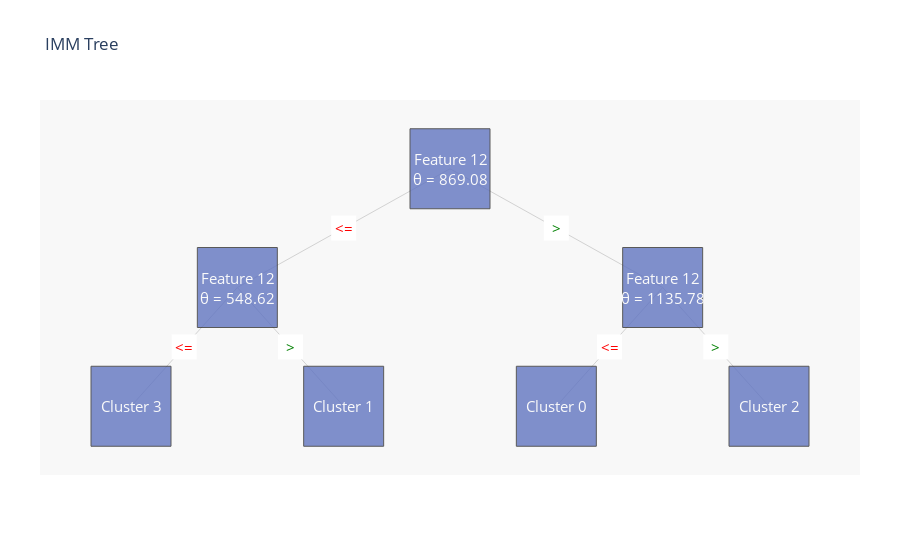

Notebook code for this chart:
### Code cell
#initialize with n clusters
imm = Extractor.imm(n_cluster)
imm.fit(X_train)
imm.drawTree()

Y_pred_2=imm.predict_on_more_data(X_test)

print('rand_score is: ',metrics.rand_score(Y_test,Y_pred_2),' , ARI score is : ',metrics.adjusted_rand_score(Y_test,Y_pred_2),' , AMI score is: ',metrics.adjusted_mutual_info_score(Y_test,Y_pred_2),' , silhoutte score is: ',metrics.silhouette_score(X_test,Y_pred_2))

### Figure 1 — Plotly figure (JSON) as saved in the notebook; plotly's stock layout.template omitted (floating-point values rounded to 4 significant figures)
{"data": [{"hoverinfo": "none", "line": {"color": "rgb(210,210,210)", "width": 1}, "mode": "lines", "type": "scatter", "x": [0, -1, null, 0, 1, null, -1, -1.5, null, -1, -0.5, null, 1, 0.5, null, 1, 1.5, null], "y": [4, 3, null, 4, 3, null, 3, 2, null, 3, 2, null, 3, 2, null, 3, 2, null]}, {"hoverinfo": "none", "marker": {"color": "#6175c1", "line": {"color": "rgb(50,50,50)", "width": 1}, "size": 80, "symbol": "square"}, "mode": "markers", "name": "bla", "opacity": 0.8, "text": ["Feature 12<br>θ = 869.08", "Feature 12<br>θ = 548.62", "Cluster 3", "Cluster 1", "Feature 12<br>θ = 1135.78", "Cluster 0", "Cluster 2"], "type": "scatter", "x": [0, -1, -1.5, -0.5, 1, 0.5, 1.5], "y": [4, 3, 2, 2, 3, 2, 2]}, {"hoverinfo": "none", "marker": {"color": "#FFFFFF", "line": {"color": "rgb(250,250,250)", "width": 0}, "size": 25, "symbol": "square"}, "mode": "markers", "name": "bla", "opacity": 1, "type": "scatter", "x": [-0.5, 0.5, -1.25, -0.75, 0.75, 1.25], "y": [3.5, 3.5, 2.5, 2.5, 2.5, 2.5]}], "layout": {"annotations": [{"font": {"color": "rgb(250,250,250)", "size": 15}, "showarrow": false, "text": "Feature 12<br>θ = 869.08", "x": 0, "xref": "x", "y": 4, "yref": "y"}, {"font": {"color": "rgb(250,250,250)", "size": 15}, "showarrow": false, "text": "Feature 12<br>θ = 548.62", "x": -1, "xref": "x", "y": 3, "yref": "y"}, {"font": {"color": "rgb(250,250,250)", "size": 15}, "showarrow": false, "text": "Cluster 3", "x": -1.5, "xref": "x", "y": 2, "yref": "y"}, {"font": {"color": "rgb(250,250,250)", "size": 15}, "showarrow": false, "text": "Cluster 1", "x": -0.5, "xref": "x", "y": 2, "yref": "y"}, {"font": {"color": "rgb(250,250,250)", "size": 15}, "showarrow": false, "text": "Feature 12<br>θ = 1135.78", "x": 1, "xref": "x", "y": 3, "yref": "y"}, {"font": {"color": "rgb(250,250,250)", "size": 15}, "showarrow": false, "text": "Cluster 0", "x": 0.5, "xref": "x", "y": 2, "yref": "y"}, {"font": {"color": "rgb(250,250,250)", "size": 15}, "showarrow": false, "text": "Cluster 2", "x": 1.5, "xref": "x", "y": 2, "yref": "y"}, {"font": {"color": "rgb(255,0,0)", "size": 15}, "showarrow": false, "text": "<=", "x": -0.5, "xref": "x", "y": 3.5, "yref": "y"}, {"font": {"color": "rgb(0,128,0)", "size": 15}, "showarrow": false, "text": ">", "x": 0.5, "xref": "x", "y": 3.5, "yref": "y"}, {"font": {"color": "rgb(255,0,0)", "size": 15}, "showarrow": false, "text": "<=", "x": -1.25, "xref": "x", "y": 2.5, "yref": "y"}, {"font": {"color": "rgb(0,128,0)", "size": 15}, "showarrow": false, "text": ">", "x": -0.75, "xref": "x", "y": 2.5, "yref": "y"}, {"font": {"color": "rgb(255,0,0)", "size": 15}, "showarrow": false, "text": "<=", "x": 0.75, "xref": "x", "y": 2.5, "yref": "y"}, {"font": {"color": "rgb(0,128,0)", "size": 15}, "showarrow": false, "text": ">", "x": 1.25, "xref": "x", "y": 2.5, "yref": "y"}], "font": {"size": 12}, "hovermode": "closest", "margin": {"b": 85, "l": 40, "r": 40, "t": 100}, "plot_bgcolor": "rgb(248,248,248)", "showlegend": false, "title": {"text": "IMM Tree"}, "uniformtext": {"minsize": 8}, "xaxis": {"showgrid": false, "showline": false, "showticklabels": false, "zeroline": false}, "yaxis": {"showgrid": false, "showline": false, "showticklabels": false, "zeroline": false}}}
